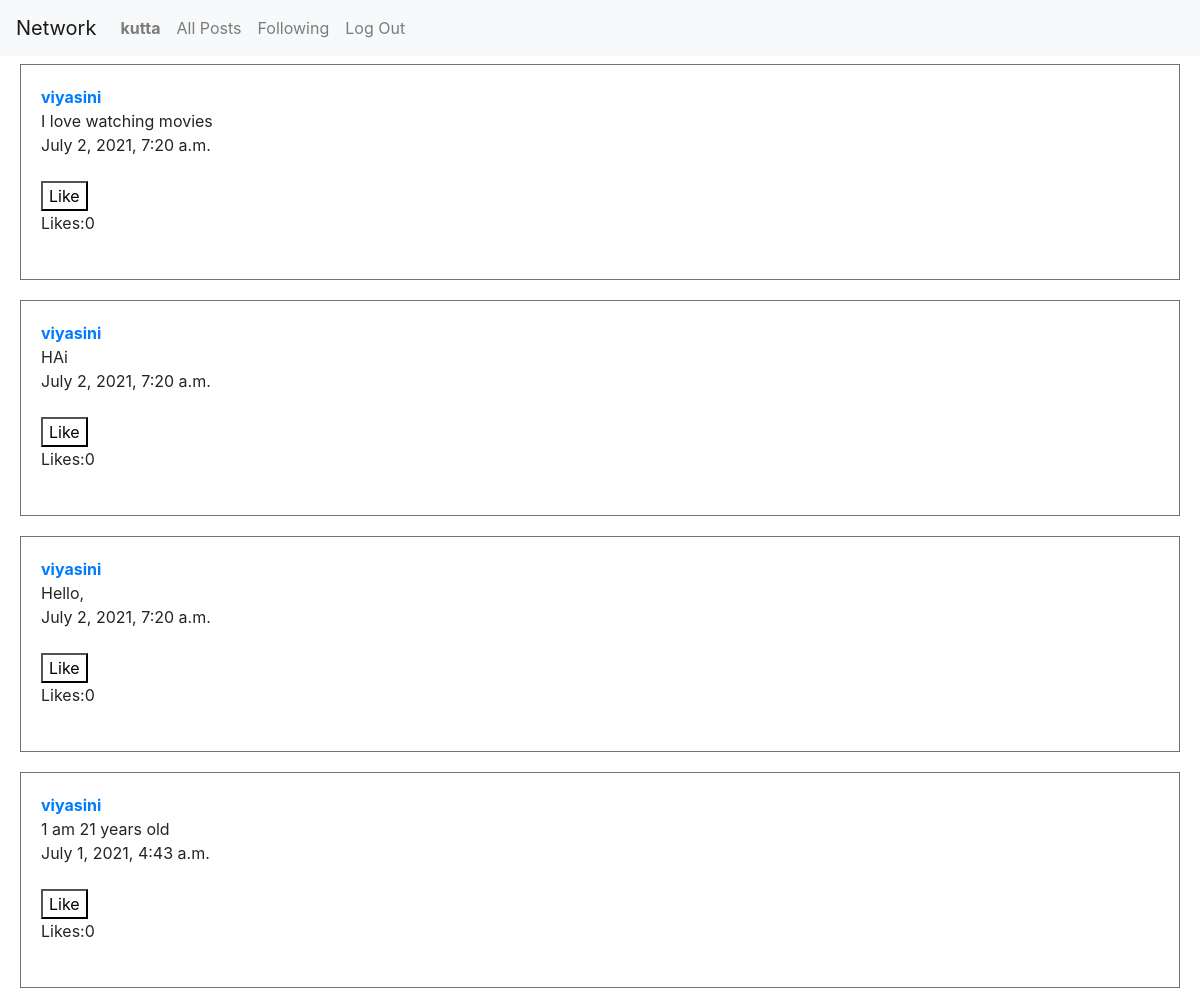
Page /following (signed in) on the committed database.
### network/models.py (models this page shows, shortened)
class User(AbstractUser):
    pass

class Post(models.Model):
    user = models.ForeignKey(User,on_delete=CASCADE,related_name="user")
    post_content = models.CharField(max_length=200)
    time = models.DateTimeField(auto_now_add=True)
    likes = models.IntegerField(default=0)

### network/views.py (the view)
# urls.py: path("following",views.following,name="following"),
def following(request):
    user = request.user
    following = Follow.objects.filter(follower=user).values('following_id')
    posts = Post.objects.filter(user__in=following).order_by('-time')
    for post in posts:
        post.likes = Like.objects.filter(post = post.id).count()
        post.save()
    paginator = Paginator(posts, 10)
    page_number = request.GET.get('page')
    posts = paginator.get_page(page_number)
    return render(request,"network/following.html",{
        'posts':posts
    })

### network/templates/network/following.html (shortened to what this page needs)
{% extends "network/layout.html"%}
{% load static %}
{% block body %}
    {% for post in posts %}
    <div class="border border-secondary mt-2" style="padding:20px; margin: 20px;">
        <div style="font-weight: bold;"><a href="{% url 'profile' post.user.id %}">{{post.user}} </a></div>
        <div class="post">{{post.post_content}}</div>
        <div>{{post.time}}</div>
        <br>
        <button id="like-btn-{{post.id}}" style="background-color: white;"  value="like" onclick="like('{{ post.id }}')"> Like</button>
        <div id="like-count-{{post.id}}">Likes:{{post.likes}} </div>
        <br>
    </div>
    {% endfor %}
{% endblock %}

### network/templates/network/layout.html (shortened to what this page needs)
{% load static %}
<!DOCTYPE html>
<html lang="en">
    <head>
        <link rel="stylesheet" href="https://stackpath.bootstrapcdn.com/bootstrap/4.4.1/css/bootstrap.min.css">
        <link href="{% static 'network/styles.css' %}" rel="stylesheet">
    </head>
    <body>
        <nav class="navbar navbar-expand-lg navbar-light bg-light">
            <a class="navbar-brand" href="#">Network</a>
            <div>
              <ul class="navbar-nav mr-auto">
                {% if user.is_authenticated %}
                    <li class="nav-item">
                        <a class="nav-link" href="{% url 'profile' user.id %}"><strong>{{ user.username }}</strong></a>
                    </li>
                {% endif %}
                <li class="nav-item">
                  <a class="nav-link" href="{% url 'index' %}">All Posts</a>
                </li>
                {% if user.is_authenticated %}
                    <li class="nav-item">
                        <a class="nav-link" href="{% url 'following' %}">Following</a>
                    </li>
                    <li class="nav-item">
                        <a class="nav-link" href="{% url 'logout' %}">Log Out</a>
                    </li>
                {% endif %}
              </ul>
            </div>
          </nav>
        <div class="body">
            {% block body %}
            {% endblock %}
        </div>
    </body>
</html>

### rows in the picture
User: username "kutta"
Post: user "viyasini", post_content "I love watching movies", time "July 2, 2021, 7:20 a.m.", likes "0"
Post: user "viyasini", post_content "HAi", time "July 2, 2021, 7:20 a.m.", likes "0"
Post: user "viyasini", post_content "Hello,", time "July 2, 2021, 7:20 a.m.", likes "0"
Post: user "viyasini", post_content "1 am 21 years old", time "July 1, 2021, 4:43 a.m.", likes "0"
